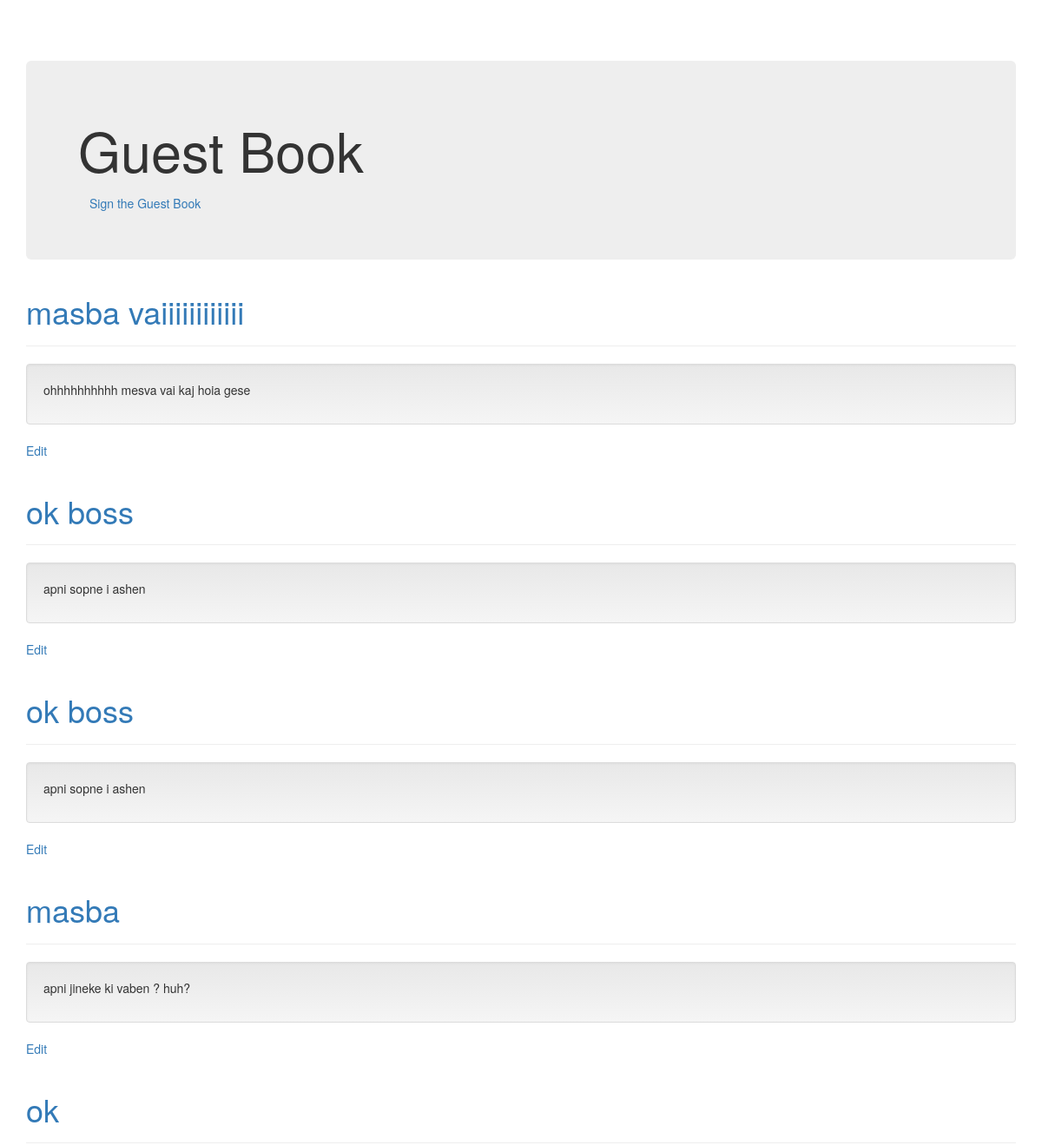
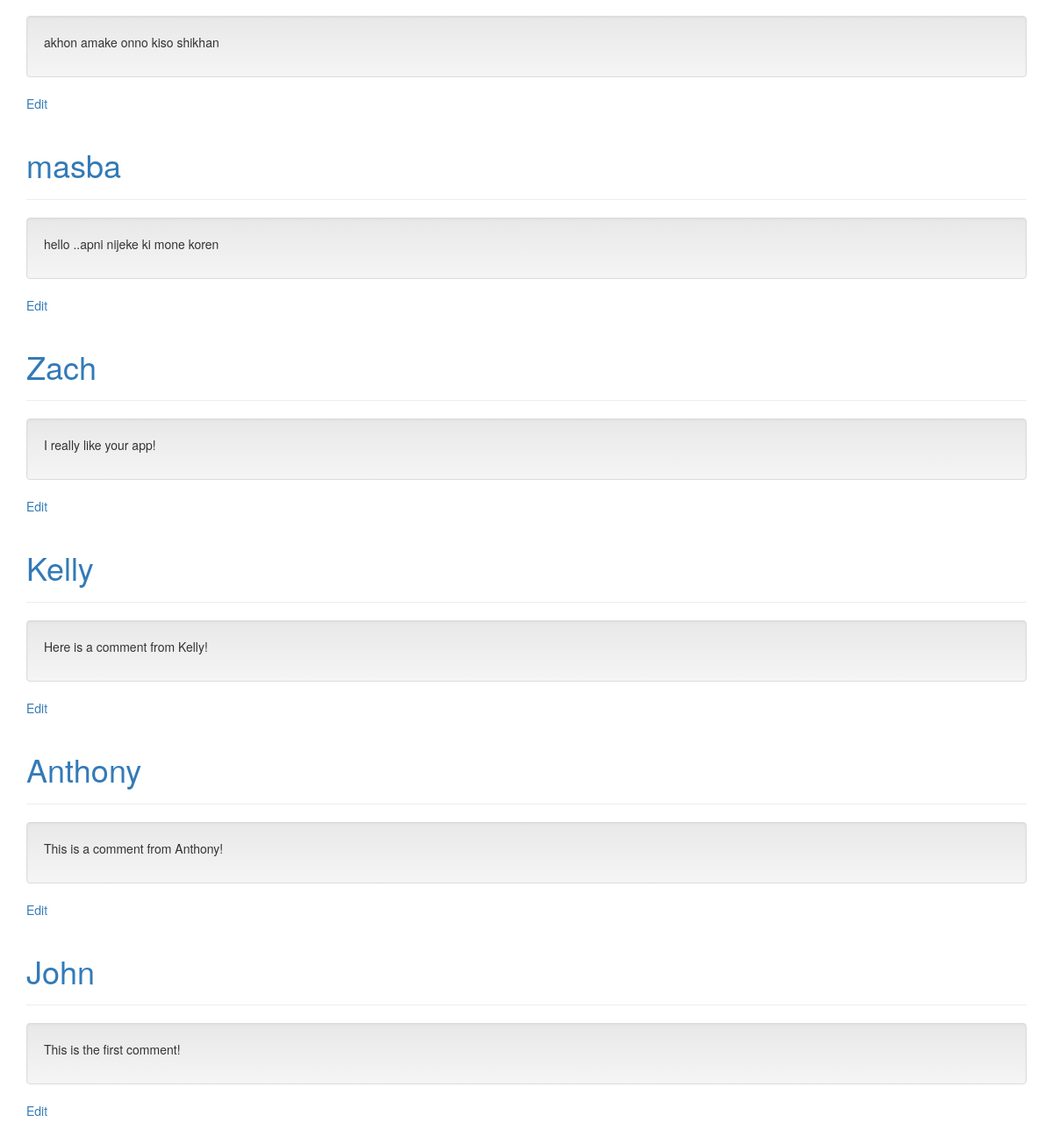
Page /guestbook/ on the committed database (2 pictures, top to bottom).
### guestbook/models.py (models this page shows, shortened)
class Comment(models.Model):
    name = models.CharField(max_length=20)
    comment = models.TextField()
    date_added = models.DateTimeField(default=timezone.now)

### guestbook/views.py (the view)
# urls.py: path('', views.index, name='index'),
def index(request):
    comments = Comment.objects.order_by('-date_added')
    context = {'comments' : comments}
    return render(request, 'guestbook/index.html', context)

### guestbook/templates/guestbook/index.html (shortened to what this page needs)
{% load static %}
<!DOCTYPE html>
<html lang="en">
  <head>
    <link href="{% static 'guestbook/bootstrap.min.css' %}" rel="stylesheet">
    <link href="{% static 'guestbook/bootstrap-theme.min.css' %}" rel="stylesheet">
    <link href="{% static 'guestbook/theme.css' %}" rel="stylesheet">
  </head>
  <body>
    <div class="container theme-showcase" role="main">
      <div class="jumbotron">
        <h1>Guest Book</h1>
        <a type="button" class="btn btn-link" href="{% url 'sign' %}">Sign the Guest Book</a>
      </div>
      {% for c in comments %}
      <div class="page-header">
        <h1> <a href="{% url 'detail' c.id %}">{{ c.name }}</a></h1>
      </div>
      <div class="well">
        <p>{{ c.comment }}</p>
      </div>
      <a href="{% url 'edit' c.id %}">Edit</a>
      {% endfor %}
    </div>
  </body>
</html>

### guestbook/static/guestbook/theme.css (style rules this page uses)
body { padding-top: 70px; padding-bottom: 30px; }

### rows in the picture
Comment: name "masba vaiiiiiiiiiiii", comment "ohhhhhhhhhh mesva vai kaj hoia gese"
Comment: name "ok boss", comment "apni sopne i ashen"
Comment: name "ok boss", comment "apni sopne i ashen"
Comment: name "masba", comment "apni jineke ki vaben ? huh?"
Comment: name "ok", comment "akhon amake onno kiso shikhan"
Comment: name "masba", comment "hello ..apni nijeke ki mone koren"
Comment: name "Zach", comment "I really like your app!"
Comment: name "Kelly", comment "Here is a comment from Kelly!"
Comment: name "Anthony", comment "This is a comment from Anthony!"
Comment: name "John", comment "This is the first comment!"
